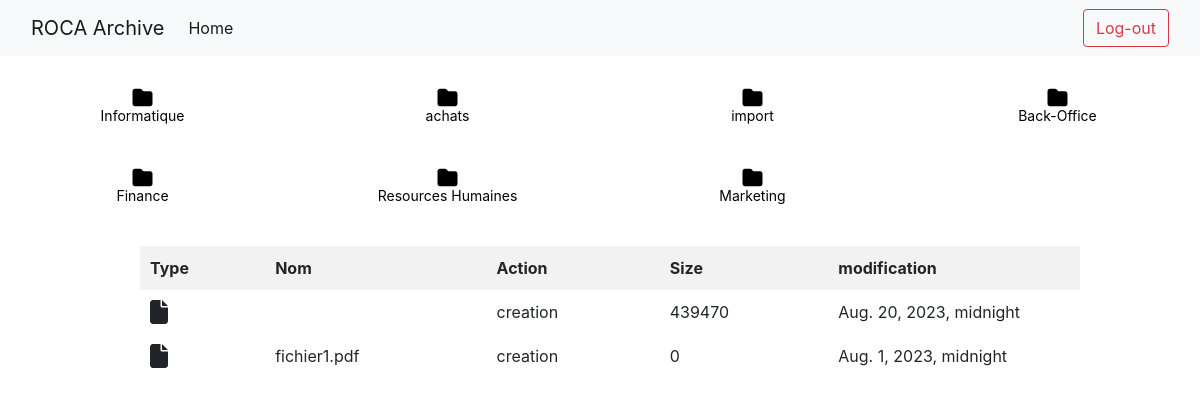
The app's page /homepage/ (signed in), older data.
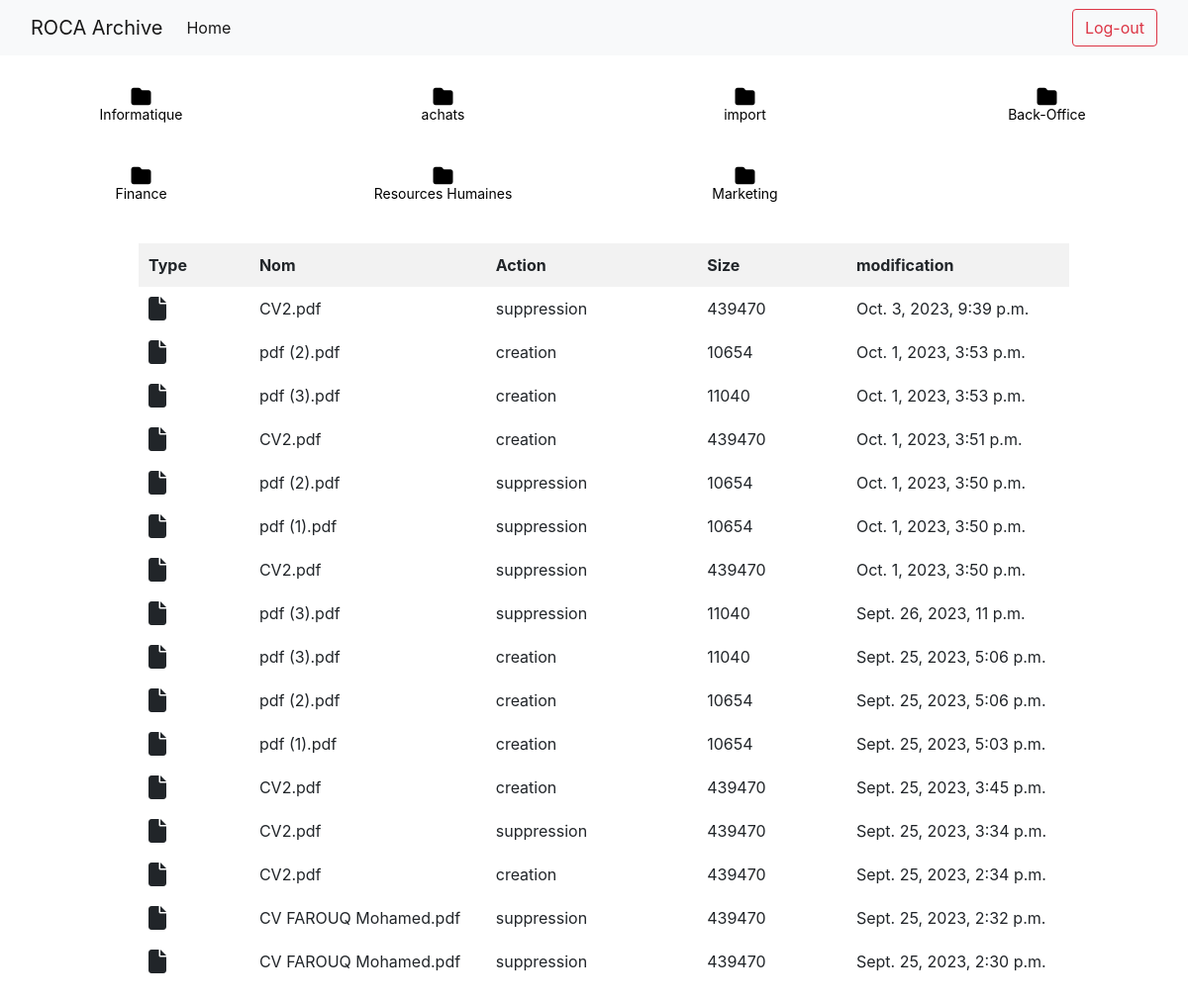
The same page, newer data.
### Arch_App/models.py (models this page shows)
class Log(models.Model):
    nature      = models.CharField(max_length=100)
    nom = models.CharField(max_length=100)
    size = models.IntegerField(default=0)
    modification = models.DateTimeField(auto_now=True)

### Arch_App/views.py (the view)
# urls.py: path('homepage/',views.homepage,name='homepage'),
def homepage(request):
  if str(request.user) == 'AnonymousUser':
    return redirect('login')
  logs = Log.objects.all().order_by('-modification')
  return render(request, 'arch/homepage.html',{'logs': logs})

### Arch_App/templates/arch/homepage.html (shortened to what this page needs)
{% load static %}
<!DOCTYPE html>
<html>
<head>
  <link rel="stylesheet" href="{% static 'css/bootstrap.css' %}">
  <link rel="stylesheet" href="{% static 'css/style.css' %}">
  <link rel="stylesheet" href="{% static 'css/table.css' %}">
  <link rel="stylesheet" href="https://cdnjs.cloudflare.com/ajax/libs/font-awesome/6.1.1/css/all.min.css" />
</head>
<body>
    <nav class="navbar navbar-expand-lg navbar-light bg-light">
        <div class="container-fluid">
          <a class="navbar-brand" href="#">ROCA Archive</a>
          <div class="collapse navbar-collapse" id="navbarSupportedContent">
            <ul class="navbar-nav me-auto mb-2 mb-lg-0">
              <li class="nav-item">
                <a class="nav-link active" aria-current="page" href="#">Home</a>
              </li>
            </ul>
            <form class="w-100" action="/logOut">
              <button class="btn btn-outline-danger float-right" type="submit">Log-out</button>
            </form>
          </div>
        </div>
    </nav>
    <div class="table-container" style="color: black;">
      <a href="{% url 'departementDetails' 'Informatique' %}" class="folder-icon" style="text-decoration-line:none ;" name="info">
        <i class="fas fa-folder"></i>
        <span>Informatique</span>
      </a>
      <a href="{% url 'departementDetails' 'Achats' %}" class="folder-icon" style="text-decoration-line:none ;">
        <i class="fas fa-folder"></i>
        <span>achats</span>
      </a>
      <a href="{% url 'departementDetails' 'Import' %}" class="folder-icon" style="text-decoration-line:none ;">
        <i class="fas fa-folder"></i>
        <span>import</span>
      </a>
      <a href="{% url 'departementDetails' 'Back-Office' %}" class="folder-icon" style="text-decoration-line:none ;">
        <i class="fas fa-folder"></i>
        <span>Back-Office</span>
      </a>
      <a href="{% url 'departementDetails' 'Finance' %}" class="folder-icon" style="text-decoration-line:none ;">
        <i class="fas fa-folder"></i>
        <span>Finance</span>
      </a>
      <a href="{% url 'departementDetails' 'Ressources Humaines' %}" class="folder-icon" style="text-decoration-line:none ;">
        <i class="fas fa-folder"></i>
        <span>Resources Humaines</span>
      </a>
      <a href="{% url 'departementDetails' 'Marketing' %}" class="folder-icon" style="text-decoration-line:none ;">
        <i class="fas fa-folder"></i>
        <span>Marketing</span>
      </a>
    </div>
    <div class="table2">
      <div class="w-100 m-10 p-10" style="padding-left:120px;padding-right:120px">
        <table class="w-100">
          <tr>
            <th class="folder-col"> Type          </th>
            <th class="folder-col"> Nom          </th>
            <th class="folder-col"> Action        </th>
            <th class="item-col">   Size          </th>
            <th class="date-col">   modification  </th>
          </tr>
          {% for log in logs %}
          <tr>
            <td class="folder-icon2">
              <i class="fas fa-file"></i>
            </td>
            <td>{{log.nom}}</td>
            <td>{{log.nature}}</td>
            <td>{{log.size}}</td>
            <td>{{log.modification}}</td>
          </tr>
          {% endfor %}
        </table>
      </div>
    </div>
  </body>
</html>

### Arch_App/static/css/style.css (style rules this page uses)
body { margin: 0; padding: 0; }
.table-container { display: grid; grid-template-columns: repeat(4, 1fr); grid-gap: 20px; width: 100%; margin: 20px auto; color: black; }
.table-container .folder-icon { display: flex; flex-direction: column; align-items: center; justify-content: center; text-align: center; font-size: 20px; height: 60px; color: black; }
.table-container .folder-icon span { display: block; text-align: center; font-size: 14px; line-height: 1.2; }

### Arch_App/static/css/table.css (style rules this page uses)
body { margin: 0; padding: 0; }
.table2 { margin: 10px; padding: 10px; width: 100%; display: flex; justify-content: center; align-items: center; }
table { width: 80%; border-collapse: collapse; }
th, td { padding: 10px; text-align: left; }
th { background-color: #f2f2f2; }
.folder-icon2 { display: flex; align-items: center; justify-content: flex-start; text-align: center; font-size: 24px; }
.folder-col { width: 50px; }
.item-col, .date-col { width: 25px; }

Row changes from the older to the newer data that the page shows:
removed Log: nature "creation", size "439470", modification "Aug. 20, 2023, midnight"
removed Log: nom "fichier1.pdf", nature "creation", size "0", modification "Aug. 1, 2023, midnight"
added Log: nom "CV2.pdf", nature "suppression", size "439470", modification "Oct. 3, 2023, 9:39 p.m."
added Log: nom "pdf (2).pdf", nature "creation", size "10654", modification "Oct. 1, 2023, 3:53 p.m."
added Log: nom "pdf (3).pdf", nature "creation", size "11040", modification "Oct. 1, 2023, 3:53 p.m."
added Log: nom "CV2.pdf", nature "creation", size "439470", modification "Oct. 1, 2023, 3:51 p.m."
added Log: nom "pdf (2).pdf", nature "suppression", size "10654", modification "Oct. 1, 2023, 3:50 p.m."
added Log: nom "pdf (1).pdf", nature "suppression", size "10654", modification "Oct. 1, 2023, 3:50 p.m."
added Log: nom "CV2.pdf", nature "suppression", size "439470", modification "Oct. 1, 2023, 3:50 p.m."
added Log: nom "pdf (3).pdf", nature "suppression", size "11040", modification "Sept. 26, 2023, 11 p.m."
added Log: nom "pdf (3).pdf", nature "creation", size "11040", modification "Sept. 25, 2023, 5:06 p.m."
added Log: nom "pdf (2).pdf", nature "creation", size "10654", modification "Sept. 25, 2023, 5:06 p.m."
added Log: nom "pdf (1).pdf", nature "creation", size "10654", modification "Sept. 25, 2023, 5:03 p.m."
added Log: nom "CV2.pdf", nature "creation", size "439470", modification "Sept. 25, 2023, 3:45 p.m."
added Log: nom "CV2.pdf", nature "suppression", size "439470", modification "Sept. 25, 2023, 3:34 p.m."
added Log: nom "CV2.pdf", nature "creation", size "439470", modification "Sept. 25, 2023, 2:34 p.m."
added Log: nom "CV FAROUQ Mohamed.pdf", nature "suppression", size "439470", modification "Sept. 25, 2023, 2:32 p.m."
added Log: nom "CV FAROUQ Mohamed.pdf", nature "suppression", size "439470", modification "Sept. 25, 2023, 2:30 p.m."
